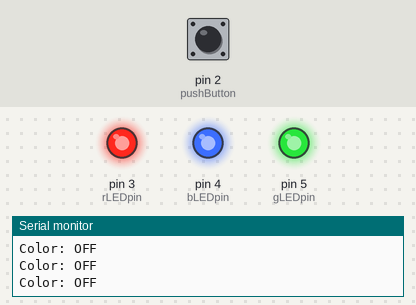
The sketch below on a simulated Arduino Uno, built with avr-gcc and run on an emulated ATmega328P. On the bench: output pins drawn as LEDs (lit = HIGH), the last lines printed to the serial monitor. Inputs (shaded band) come from the test bench; at power-on: pin 2 (pushButton) HIGH.

Above: at 1.2 s.
1.3 s: pin 2 (pushButton) pulled LOW for 3.2 s
At 4.8 s:
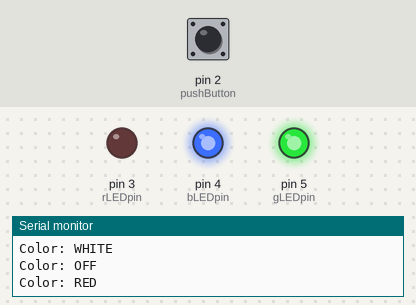
6.0 s: pin 2 (pushButton) pulled LOW for 0.15 s
At 6.8 s:
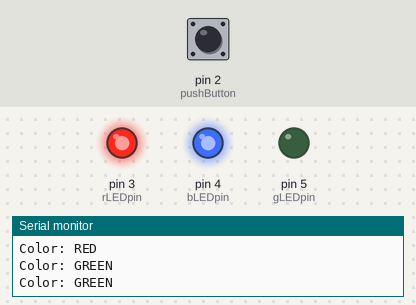
7.7 s: pin 2 (pushButton) pulled LOW for 1 s
At 9.2 s:
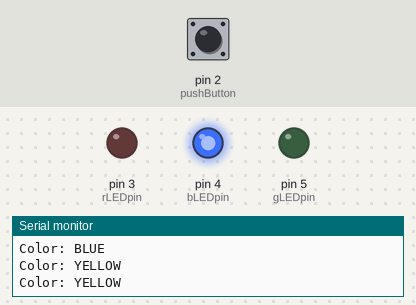
Timing chart, 0 to 10.7 s (numbered marks = the images above; inputs shaded):
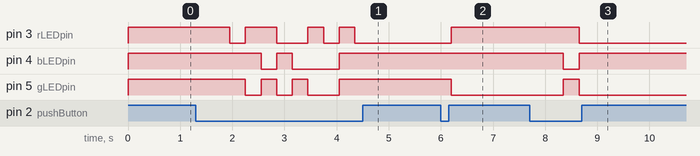

The sketch:

Homework_1.ino
```cpp
const int rLEDpin = 3;
const int bLEDpin = 4;
const int gLEDpin = 5;
const int pushButton = 2;


const unsigned long debounceDelay    = 50;
const unsigned long holdThreshold    = 600;
const unsigned long colorInterval    = 300;

int ledColor = 0;
int lastButtonReading = HIGH;
int stableButtonState = HIGH;
unsigned long lastDebounceTime = 0;
unsigned long pressStartTime = 0;
unsigned long lastColorChange = 0;
bool autoCycle = false;

void setup() {
  Serial.begin(9600);
  pinMode(rLEDpin, OUTPUT);
  pinMode(bLEDpin, OUTPUT);
  pinMode(gLEDpin, OUTPUT);

  pinMode(pushButton, INPUT_PULLUP);

  setColor(0);
}

void loop() {
  int reading = digitalRead(pushButton);

  if (reading != lastButtonReading) {
    lastDebounceTime = millis();
  }

  if (millis() - lastDebounceTime > debounceDelay) {
    if (reading != stableButtonState) {
      stableButtonState = reading;

      if (stableButtonState == LOW) {
        pressStartTime = millis();
        autoCycle = false;
        lastColorChange = millis();
      } else {
        unsigned long pressedFor = millis() - pressStartTime;
        if (!autoCycle && pressedFor < holdThreshold) {
          nextColor();
        }
        autoCycle = false;
      }
    }
  }

  lastButtonReading = reading;

  if (stableButtonState == LOW) {
    unsigned long heldFor = millis() - pressStartTime;
    if (heldFor >= holdThreshold) {
      autoCycle = true;
      if (millis() - lastColorChange >= colorInterval) {
        nextColor();
        lastColorChange = millis();
      }
    }
  }

  setColor(ledColor);

  static unsigned long lastSerial = 0;
  if (millis() - lastSerial > 300) {
    Serial.print("Color: ");
    Serial.println(getColorName(ledColor));
    lastSerial = millis();
  }
}

void nextColor() {
  ledColor++;
  if (ledColor > 7) ledColor = 0;
}


void setColor(int color) {
  switch (color) {
    case 0: // OFF
      digitalWrite(rLEDpin, HIGH);
      digitalWrite(bLEDpin, HIGH);
      digitalWrite(gLEDpin, HIGH);
      break;
    case 1: // RED
      digitalWrite(rLEDpin, LOW);
      digitalWrite(bLEDpin, HIGH);
      digitalWrite(gLEDpin, HIGH);
      break;
    case 2: // GREEN
      digitalWrite(rLEDpin, HIGH);
      digitalWrite(bLEDpin, HIGH);
      digitalWrite(gLEDpin, LOW);
      break;
    case 3: // BLUE
      digitalWrite(rLEDpin, HIGH);
      digitalWrite(bLEDpin, LOW);
      digitalWrite(gLEDpin, HIGH);
      break;
    case 4: // YELLOW (R + G)
      digitalWrite(rLEDpin, LOW);
      digitalWrite(bLEDpin, HIGH);
      digitalWrite(gLEDpin, LOW);
      break;
    case 5: // PURPLE (R + B)
      digitalWrite(rLEDpin, LOW);
      digitalWrite(bLEDpin, LOW);
      digitalWrite(gLEDpin, HIGH);
      break;
    case 6: // CYAN (G + B)
      digitalWrite(rLEDpin, HIGH);
      digitalWrite(bLEDpin, LOW);
      digitalWrite(gLEDpin, LOW);
      break;
    case 7: // WHITE (R + G + B)
      digitalWrite(rLEDpin, LOW);
      digitalWrite(bLEDpin, LOW);
      digitalWrite(gLEDpin, LOW);
      break;
    default:
      // safety: turn off
      digitalWrite(rLEDpin, HIGH);
      digitalWrite(bLEDpin, HIGH);
      digitalWrite(gLEDpin, HIGH);
      break;
  }
}

String getColorName(int color) {
  switch (color) {
    case 0: return "OFF";
    case 1: return "RED";
    case 2: return "GREEN";
    case 3: return "BLUE";
    case 4: return "YELLOW";
    case 5: return "PURPLE";
    case 6: return "CYAN";
    case 7: return "WHITE";
    default: return "UNKNOWN";
  }
}
```

Measured:
- after the input at 1.3 s, pin 3 (rLEDpin): goes LOW 0.30 s, HIGH 0.60 s, LOW 0.60 s, HIGH 0.30 s, LOW 0.30 s, HIGH 0.30 s, then LOW, starting after 0.65 s; pin 4 (bLEDpin): HIGH → LOW after 1.3 s, → HIGH 0.30 s later, → LOW 0.30 s later, → HIGH 0.90 s later
- after the input at 6.0 s, pin 3 (rLEDpin): LOW → HIGH after 0.20 s; pin 5 (gLEDpin): HIGH → LOW after 0.20 s
- after the input at 7.7 s, pin 3 (rLEDpin): HIGH → LOW after 0.95 s; pin 4 (bLEDpin): HIGH → LOW after 0.65 s, → HIGH 0.30 s later; pin 5 (gLEDpin): LOW → HIGH after 0.65 s, → LOW 0.30 s later
